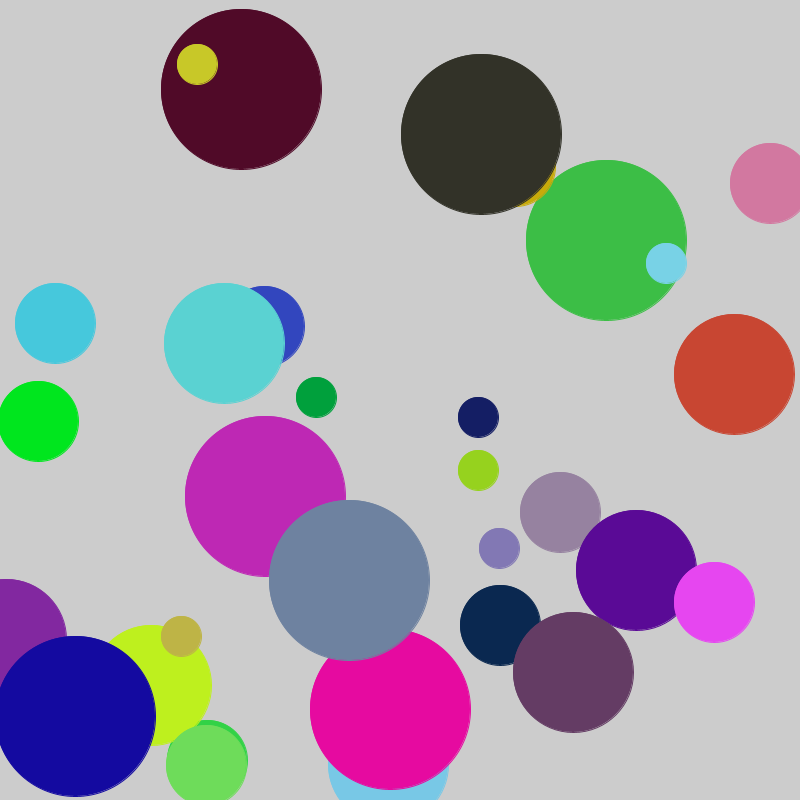
Frame 1 (no input)
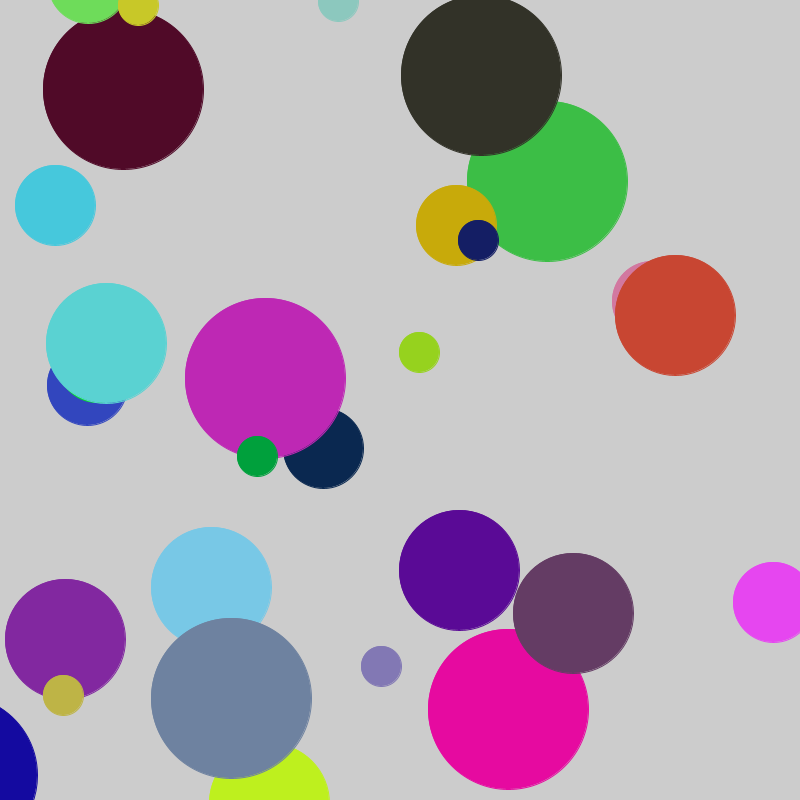
Frame 60 (the mouse pressed at the canvas centre just before this capture)
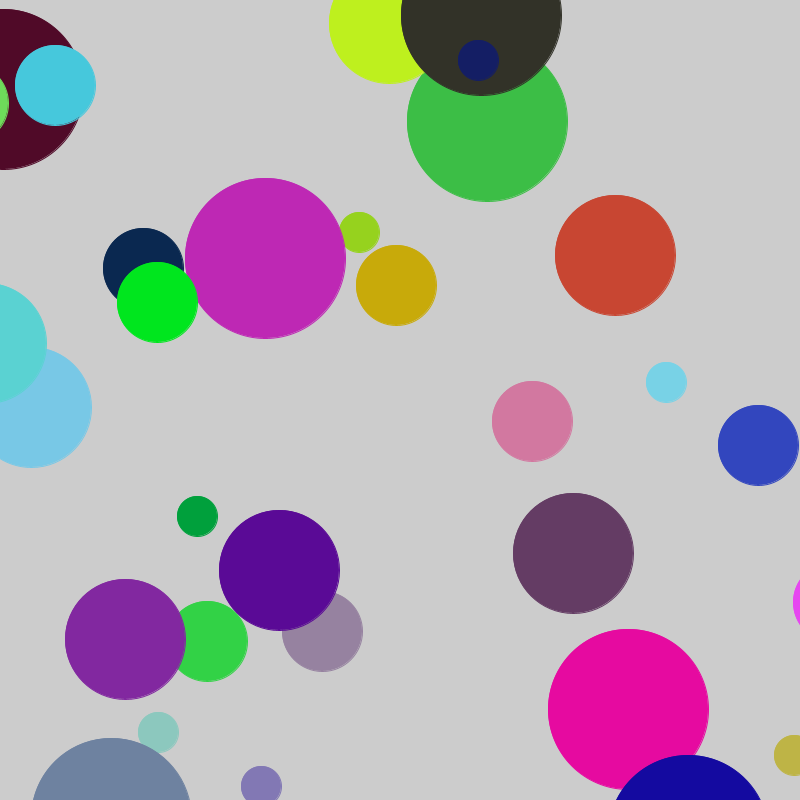
Frame 120 (the mouse held since frame 60 and released just before this capture)

The Processing sketch that drew these frames (run headless with seeded random() and noise(); from frame 60 on, the mouse is pressed at the canvas centre):

// Processing sketch: bubbles
// ── bubbles.pde

class Bubble{
 
  public int X;
  public int Y;
  public int R;
  public int G;
  public int B;
  public int Diameter;
  public int DX;
  public int DY;
  
  public Bubble(){
     X = 0;
     Y  = 0;
     R = 200;
     G = 0;
     B = 0;
     Diameter = (int)(random(5)+1)*20;
  }
  
}

PGraphics pg;
int delta_bat_x = 0;
Bubble[] bubbles;

void setup(){
 size(800,800); 
 pg = createGraphics(width, height);
 bubbles = new Bubble[50];

 for(int i=0; i < bubbles.length; i++){
    bubbles[i] = new Bubble();
    
    bubbles[i].X = (int)random(width);
    bubbles[i].Y = (int)random(height);
    bubbles[i].R = (int)random(25)*10;
    bubbles[i].G = (int)random(25)*10;
    bubbles[i].B = (int)random(25)*10;
    bubbles[i].Diameter = (int)random(5)*40;
    
    bubbles[i].DX = (int)random(6)-3;
    bubbles[i].DY = (int)random(6)-3;
    
    
 }
 
}

void draw(){
  background(204);
  if(pg != null){
    
    pg.beginDraw();
    pg.clear();
    
    for(int i=0; i < bubbles.length; i++){
      
       bubbles[i].X += bubbles[i].DX;
       bubbles[i].Y += bubbles[i].DY;
       
       if(bubbles[i].X < -50) bubbles[i].X = width;
       else if(bubbles[i].X > width+50) bubbles[i].X = -49;
       if(bubbles[i].Y < -50) bubbles[i].Y = height;
       if(bubbles[i].Y > height+50) bubbles[i].Y = -49;
       
       fill(bubbles[i].R, bubbles[i].G, bubbles[i].B);
       
       stroke(bubbles[i].R, bubbles[i].G, bubbles[i].B);
       ellipse(bubbles[i].X, bubbles[i].Y, bubbles[i].Diameter, bubbles[i].Diameter); 
    }
      
    pg.endDraw();
      
  }
}
